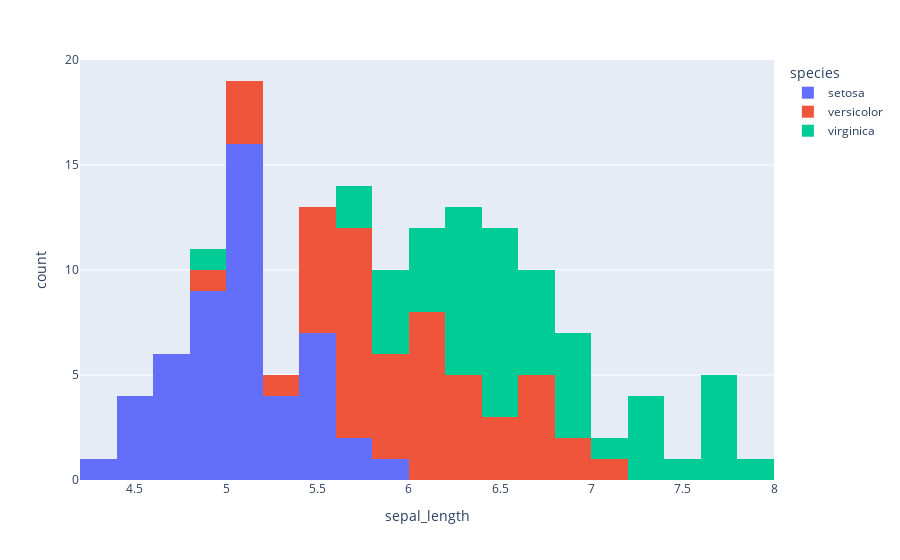

Notebook code cell kept with this figure:
### Markdown cell above
```
Create a histogram having 20 bins using the feature sepal_length. Use species feature as the color. 
```

### Code cell
fig = px.histogram(df, x="sepal_length", color="species", nbins =20)
fig.show()

### Figure 1 — Plotly figure (JSON) as saved in the notebook; plotly's stock layout.template omitted (floating-point values rounded to 4 significant figures)
{"data": [{"alignmentgroup": "True", "bingroup": "x", "hovertemplate": "species=setosa<br>sepal_length=%{x}<br>count=%{y}<extra></extra>", "legendgroup": "setosa", "marker": {"color": "#636efa"}, "name": "setosa", "nbinsx": 20, "offsetgroup": "setosa", "orientation": "v", "showlegend": true, "type": "histogram", "x": [5.1, 4.9, 4.7, 4.6, 5, 5.4, 4.6, 5, 4.4, 4.9, 5.4, 4.8, 4.8, 4.3, 5.8, 5.7, 5.4, 5.1, 5.7, 5.1, 5.4, 5.1, 4.6, 5.1, 4.8, 5, 5, 5.2, 5.2, 4.7, 4.8, 5.4, 5.2, 5.5, 4.9, 5, 5.5, 4.9, 4.4, 5.1, 5, 4.5, 4.4, 5, 5.1, 4.8, 5.1, 4.6, 5.3, 5], "xaxis": "x", "yaxis": "y"}, {"alignmentgroup": "True", "bingroup": "x", "hovertemplate": "species=versicolor<br>sepal_length=%{x}<br>count=%{y}<extra></extra>", "legendgroup": "versicolor", "marker": {"color": "#EF553B"}, "name": "versicolor", "nbinsx": 20, "offsetgroup": "versicolor", "orientation": "v", "showlegend": true, "type": "histogram", "x": [7, 6.4, 6.9, 5.5, 6.5, 5.7, 6.3, 4.9, 6.6, 5.2, 5, 5.9, 6, 6.1, 5.6, 6.7, 5.6, 5.8, 6.2, 5.6, 5.9, 6.1, 6.3, 6.1, 6.4, 6.6, 6.8, 6.7, 6, 5.7, 5.5, 5.5, 5.8, 6, 5.4, 6, 6.7, 6.3, 5.6, 5.5, 5.5, 6.1, 5.8, 5, 5.6, 5.7, 5.7, 6.2, 5.1, 5.7], "xaxis": "x", "yaxis": "y"}, {"alignmentgroup": "True", "bingroup": "x", "hovertemplate": "species=virginica<br>sepal_length=%{x}<br>count=%{y}<extra></extra>", "legendgroup": "virginica", "marker": {"color": "#00cc96"}, "name": "virginica", "nbinsx": 20, "offsetgroup": "virginica", "orientation": "v", "showlegend": true, "type": "histogram", "x": [6.3, 5.8, 7.1, 6.3, 6.5, 7.6, 4.9, 7.3, 6.7, 7.2, 6.5, 6.4, 6.8, 5.7, 5.8, 6.4, 6.5, 7.7, 7.7, 6, 6.9, 5.6, 7.7, 6.3, 6.7, 7.2, 6.2, 6.1, 6.4, 7.2, 7.4, 7.9, 6.4, 6.3, 6.1, 7.7, 6.3, 6.4, 6, 6.9, 6.7, 6.9, 5.8, 6.8, 6.7, 6.7, 6.3, 6.5, 6.2, 5.9], "xaxis": "x", "yaxis": "y"}], "layout": {"barmode": "relative", "legend": {"title": {"text": "species"}, "tracegroupgap": 0}, "margin": {"t": 60}, "xaxis": {"anchor": "y", "domain": [0, 1], "title": {"text": "sepal_length"}}, "yaxis": {"anchor": "x", "domain": [0, 1], "title": {"text": "count"}}}}
